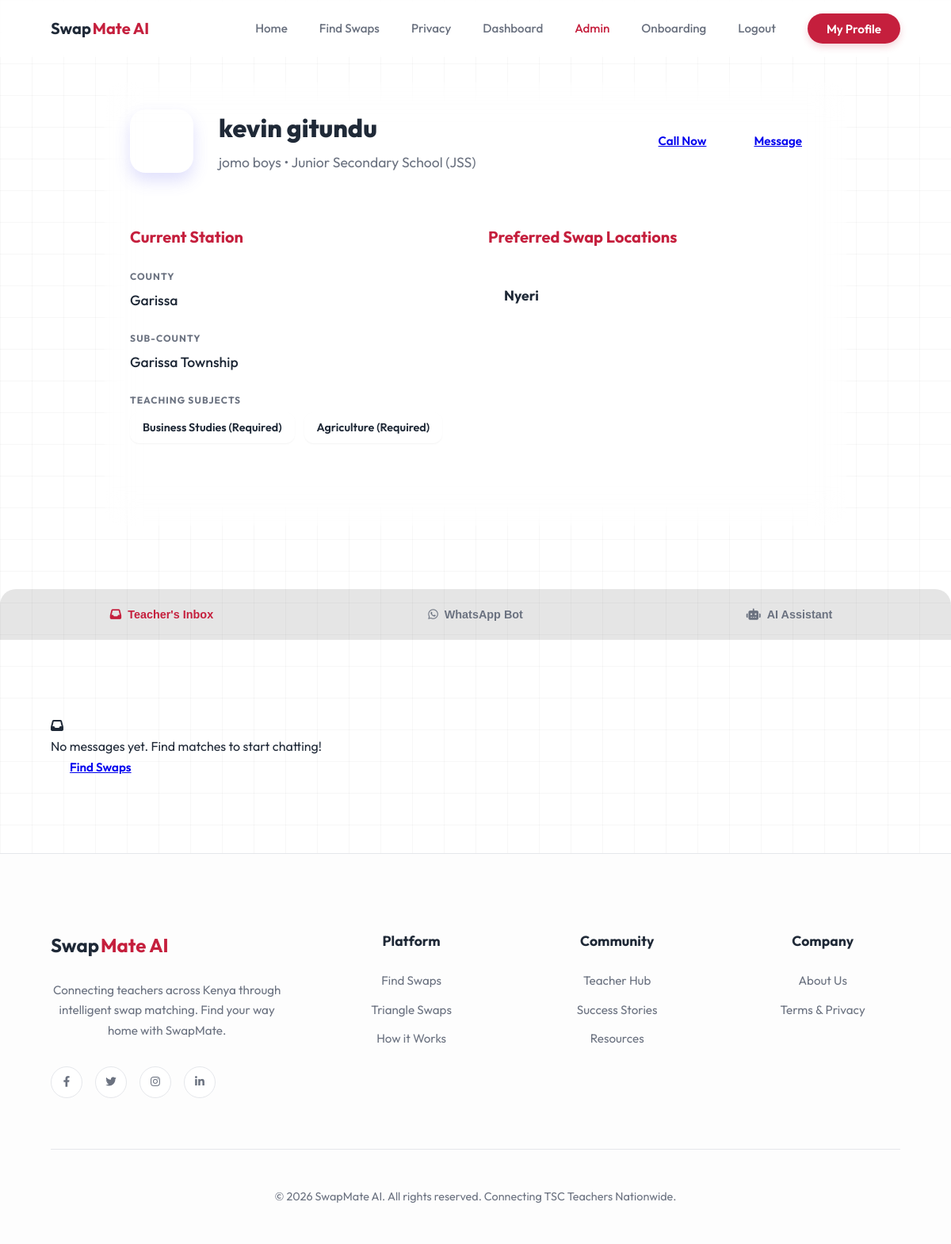
Screenshot of /accounts/profile/1/ (signed in) with the database file from the repository.
### accounts/models.py (models this page shows, shortened)
class TeacherProfile(models.Model):
    LEVEL_CHOICES = [
        ('PRIMARY', 'Primary School'),
        ('JSS', 'Junior Secondary School (JSS)'),
        ('SENIOR', 'Senior/High School'),
    ]
    user = models.OneToOneField(User, on_delete=models.CASCADE, related_name='profile')
    school_name = models.CharField(max_length=255, null=True, blank=True)
    level = models.CharField(max_length=20, choices=LEVEL_CHOICES, null=True, blank=True)
    county = models.ForeignKey('locations.County', on_delete=models.SET_NULL, null=True, related_name='teachers')
    sub_county = models.ForeignKey('locations.SubCounty', on_delete=models.SET_NULL, null=True, related_name='teachers')
    ward = models.ForeignKey('locations.Ward', on_delete=models.SET_NULL, null=True, related_name='teachers')

class User(AbstractBaseUser, PermissionsMixin):
    phone_number = models.CharField(max_length=15, unique=True)
    first_name = models.CharField(max_length=30, blank=True)
    last_name = models.CharField(max_length=30, blank=True)
    email = models.EmailField(unique=True, null=True, blank=True)
    is_active = models.BooleanField(default=True)
    is_staff = models.BooleanField(default=False)
    date_joined = models.DateTimeField(auto_now_add=True)
    last_seen = models.DateTimeField(null=True, blank=True)
    objects = CustomUserManager()
    USERNAME_FIELD = 'phone_number'
    REQUIRED_FIELDS = ['first_name', 'last_name']

class TeacherSubject(models.Model):
    profile = models.ForeignKey(TeacherProfile, on_delete=models.CASCADE, related_name='teaching_subjects')
    subject = models.ForeignKey(Subject, on_delete=models.CASCADE)
    is_required = models.BooleanField(default=True)
    class Meta:
        unique_together = ('profile', 'subject')

class Subject(models.Model):
    LEVEL_CHOICES = [
        ('JSS', 'Junior Secondary School'),
        ('SENIOR', 'Senior School'),
    ]
    name = models.CharField(max_length=100)
    level = models.CharField(max_length=20, choices=LEVEL_CHOICES)
    class Meta:
        unique_together = ('name', 'level')

class PreferredLocation(models.Model):
    profile = models.ForeignKey(TeacherProfile, on_delete=models.CASCADE, related_name='preferred_locations')
    county = models.ForeignKey('locations.County', on_delete=models.CASCADE)
    sub_county = models.ForeignKey('locations.SubCounty', on_delete=models.SET_NULL, null=True, blank=True)

### locations/models.py (models this page shows, shortened)
class County(models.Model):
    name = models.CharField(max_length=100, unique=True)
    class Meta:
        verbose_name_plural = "Counties"

class SubCounty(models.Model):
    county = models.ForeignKey(County, on_delete=models.CASCADE, related_name='subcounties')
    name = models.CharField(max_length=100)
    class Meta:
        verbose_name_plural = "Sub-Counties"
        unique_together = ('county', 'name')

### accounts/views.py (the view)
# urls.py: path('profile/<int:profile_id>/', views.teacher_profile, name='teacher_profile'),
@login_required
def teacher_profile(request, profile_id):
    profile = get_object_or_404(TeacherProfile, id=profile_id)
    can_see_private = (request.user == profile.user or request.user.is_staff)
    conversations = []
    whatsapp_logs = []
    if can_see_private:
        conversations = profile.user.conversations.all().prefetch_related('messages', 'participants').order_by('-updated_at')
        from messenger.models import WhatsAppInteraction
        whatsapp_logs = WhatsAppInteraction.objects.filter(phone_number__icontains=profile.user.phone_number[-9:]).order_by('-created_at')[:10]
    return render(request, 'accounts/teacher_profile.html', {
        'target_profile': profile,
        'can_see_private': can_see_private,
        'conversations': conversations,
        'whatsapp_logs': whatsapp_logs
    })

### messenger/context_processors.py (called while the page is built)
def unread_messages_count(request):
    if request.user.is_authenticated:
        count = Message.objects.filter(
            conversation__participants=request.user,
            is_read=False
        ).exclude(sender=request.user).count()
        return {'unread_messages_count': count}
    return {'unread_messages_count': 0}

### accounts/templates/accounts/teacher_profile.html (shortened to what this page needs)
{% extends 'core/base.html' %}
{% block content %}
<div class="profile-page container">
    <div class="profile-card">
        <div class="profile-header">
            <div class="avatar-large">{{ target_profile.user.first_name|first }}{{ target_profile.user.last_name|first }}</div>
            <div class="profile-title">
                <h1>{{ target_profile.user.first_name }} {{ target_profile.user.last_name }}</h1>
                <p>{{ target_profile.school_name }} &bull; {{ target_profile.get_level_display }}</p>
            </div>
            <div class="profile-actions">
                <a href="tel:{{ target_profile.user.phone_number }}" class="btn-primary">Call Now</a>
                <a href="{% url 'messenger:start_chat' target_profile.user.id %}" class="btn-outline">Message</a>
            </div>
        </div>
        <div class="profile-grid">
            <div class="profile-section">
                <h3>Current Station</h3>
                <div class="info-item">
                    <label>County</label>
                    <p>{{ target_profile.county.name }}</p>
                </div>
                <div class="info-item">
                    <label>Sub-County</label>
                    <p>{{ target_profile.sub_county.name }}</p>
                </div>
                <div class="info-item">
                    <label>Teaching Subjects</label>
                    <div class="tag-group">
                        {% for sub in target_profile.teaching_subjects.all %}
                            <span class="tag">{{ sub.subject.name }}{% if sub.is_required %} (Required){% endif %}</span>
                        {% endfor %}
                    </div>
                </div>
            </div>
            <div class="profile-section">
                <h3>Preferred Swap Locations</h3>
                <div class="preference-list">
                    {% for pref in target_profile.preferred_locations.all %}
                        <div class="pref-item">
                            <strong>{{ pref.county.name }}</strong>
                        </div>
                    {% empty %}
                        <p>No preferred locations listed.</p>
                    {% endfor %}
                </div>
            </div>
        </div>
    </div>
</div>
        {% if can_see_private %}
        <div class="profile-tabs-container">
            <div class="tabs-header">
                <button class="tab-btn active" onclick="openTab(event, 'inbox-tab')">
                    <i class="fas fa-inbox"></i>
                    {% if request.user == target_profile.user %}My Inbox{% else %}Teacher's Inbox{% endif %}
                </button>
                <button class="tab-btn" onclick="openTab(event, 'whatsapp-tab')">
                    <i class="fab fa-whatsapp"></i>
                    WhatsApp Bot
                </button>
                <button class="tab-btn" onclick="openTab(event, 'ai-assistant-tab')">
                    <i class="fas fa-robot"></i>
                    AI Assistant
                </button>
            </div>
            <div id="inbox-tab" class="tab-content active">
                <div class="inbox-list">
                    {% for conv in conversations %}
                        {% with partner=conv.participants.all|first %}
                            <a href="{% url 'messenger:chat_view' conv.id %}" class="inbox-item">
                                <div class="partner-avatar">{{ partner.first_name|first }}</div>
                                <div class="inbox-info">
                                    <div class="inbox-top">
                                        <h4>
                                            {% if conv.participants.count > 2 %}
                                                Group Chat
                                            {% else %}
                                                {{ conv.participants.exclude|join:", " }}
                                                {% for p in conv.participants.all %}{% if p != request.user %}{{ p.first_name }} {{ p.last_name }}{% endif %}{% endfor %}
                                            {% endif %}
                                        </h4>
                                        <span class="msg-time">{{ conv.updated_at|date:"d M" }}</span>
                                    </div>
                                    <p class="msg-preview">{{ conv.messages.last.text|truncatechars:60 }}</p>
                                </div>
                            </a>
                        {% endwith %}
                    {% empty %}
                        <div class="empty-state">
                            <i class="fas fa-inbox"></i>
                            <p>No messages yet. Find matches to start chatting!</p>
                            <a href="{% url 'accounts:find_swaps' %}" class="btn-primary">Find Swaps</a>
                        </div>
                    {% endfor %}
                </div>
            </div>
        </div>
        {% endif %}
{% endblock %}

### core/static/core/css/style.css (style rules this page uses)
:root { --primary: #c51f3d; --primary-hover: #a01931; --bg-light: #ffffff; --text-dark: #1f2937; --text-muted: #6b7280; --border: #e5e7eb; --grid-color: rgba(0, 0, 0, 0.03); --font-main: 'Outfit', sans-serif; --shadow-sm: 0 1px 2px 0 rgb(0 0 0 / 0.05); --shadow-md: 0 4px 6px -1px rgb(0 0 0 / 0.1), 0 2px 4px -2px rgb(0 0 0 / 0.1); }
* { margin: 0; padding: 0; box-sizing: border-box; }
body { font-family: var(--font-main); background-color: var(--bg-light); color: var(--text-dark); line-height: 1.6; overflow-x: hidden; background-image: linear-gradient(var(--grid-color) 1px, transparent 1px), linear-gradient(90deg, var(--grid-color) 1px, transparent 1px); background-size: 40px 40px; }
.container { max-width: 1440px; margin: 0 auto; padding: 0 4rem; }
.tag { display: flex; align-items: center; gap: 0.5rem; background: white; padding: 0.5rem 1rem; border-radius: 8px; border: 1px solid var(--border); font-size: 0.9rem; font-weight: 600; box-shadow: var(--shadow-sm); }

### accounts/templates/accounts/teacher_profile.html (style rules this page uses)
:root { --wa-green: #25D366; --ai-blue: #6366f1; --premium-bg: rgba(255, 255, 255, 0.03); }
.profile-page { padding: 2rem; max-width: 1000px; margin: 0 auto; }
.profile-card { background: var(--glass); border: 1px solid var(--glass-border); border-radius: 24px; padding: 2rem; backdrop-filter: blur(20px); }
.profile-header { display: flex; align-items: center; gap: 2rem; margin-bottom: 2rem; border-bottom: 1px solid var(--glass-border); padding-bottom: 2rem; flex-wrap: wrap; }
.avatar-large { width: 80px; height: 80px; background: var(--primary-gradient); border-radius: 20px; display: flex; align-items: center; justify-content: center; font-size: 2rem; font-weight: 800; color: white; box-shadow: 0 10px 20px rgba(99, 102, 241, 0.2); }
.profile-title h1 { font-size: 2rem; font-weight: 800; margin-bottom: 0.25rem; }
.profile-title p { color: var(--text-muted); font-size: 1.1rem; }
.profile-actions { margin-left: auto; display: flex; gap: 0.75rem; }
.btn-primary, .btn-outline { padding: 0.75rem 1.5rem; border-radius: 12px; font-weight: 600; font-size: 0.95rem; }
.profile-grid { display: grid; grid-template-columns: 1fr 1fr; gap: 2rem; margin-bottom: 3rem; }
.profile-section h3 { font-size: 1.25rem; font-weight: 700; margin-bottom: 1.5rem; color: var(--primary); }
.info-item { margin-bottom: 1.5rem; }
.info-item label { display: block; font-size: 0.75rem; text-transform: uppercase; color: var(--text-muted); letter-spacing: 1px; margin-bottom: 0.4rem; font-weight: 700; }
.info-item p { font-size: 1.1rem; font-weight: 500; }
.tag-group { display: flex; flex-wrap: wrap; gap: 0.75rem; }
.tag { background: var(--premium-bg); padding: 0.5rem 1rem; border-radius: 12px; font-size: 0.9rem; border: 1px solid var(--glass-border); }
.preference-list { display: grid; gap: 1rem; }
.pref-item { background: var(--premium-bg); padding: 1.25rem; border-radius: 16px; border: 1px solid var(--glass-border); }
.pref-item strong { display: block; font-size: 1.1rem; margin-bottom: 0.25rem; font-weight: 700; }
.profile-tabs-container { margin-top: 3rem; border: 1px solid var(--glass-border); border-radius: 20px; overflow: hidden; }
.tabs-header { display: flex; background: rgba(0,0,0,0.1); padding: 0.5rem; gap: 0.25rem; }
.tab-btn { flex: 1; background: none; border: none; color: var(--text-muted); font-size: 0.9rem; font-weight: 700; cursor: pointer; padding: 1rem; border-radius: 12px; display: flex; align-items: center; justify-content: center; gap: 0.5rem; }
.tab-btn.active { background: var(--glass); color: var(--text); }
.tab-btn[onclick*="inbox"].active { color: var(--primary); }
.tab-content { display: none; padding: 2rem; }
.tab-content.active { display: block; }
.inbox-list { display: grid; gap: 1rem; }
.empty-state { padding: 4rem 2rem; }

### rows the page displays
TeacherProfile: user.first_name "kevin", user.last_name "gitundu", school_name "jomo boys", level "Junior Secondary School (JSS)", county.name "Garissa", sub_county.name "Garissa Township"
TeacherSubject: subject.name "Business Studies", is_required "(Required)"
TeacherSubject: subject.name "Agriculture", is_required "(Required)"
PreferredLocation: county.name "Nyeri"
